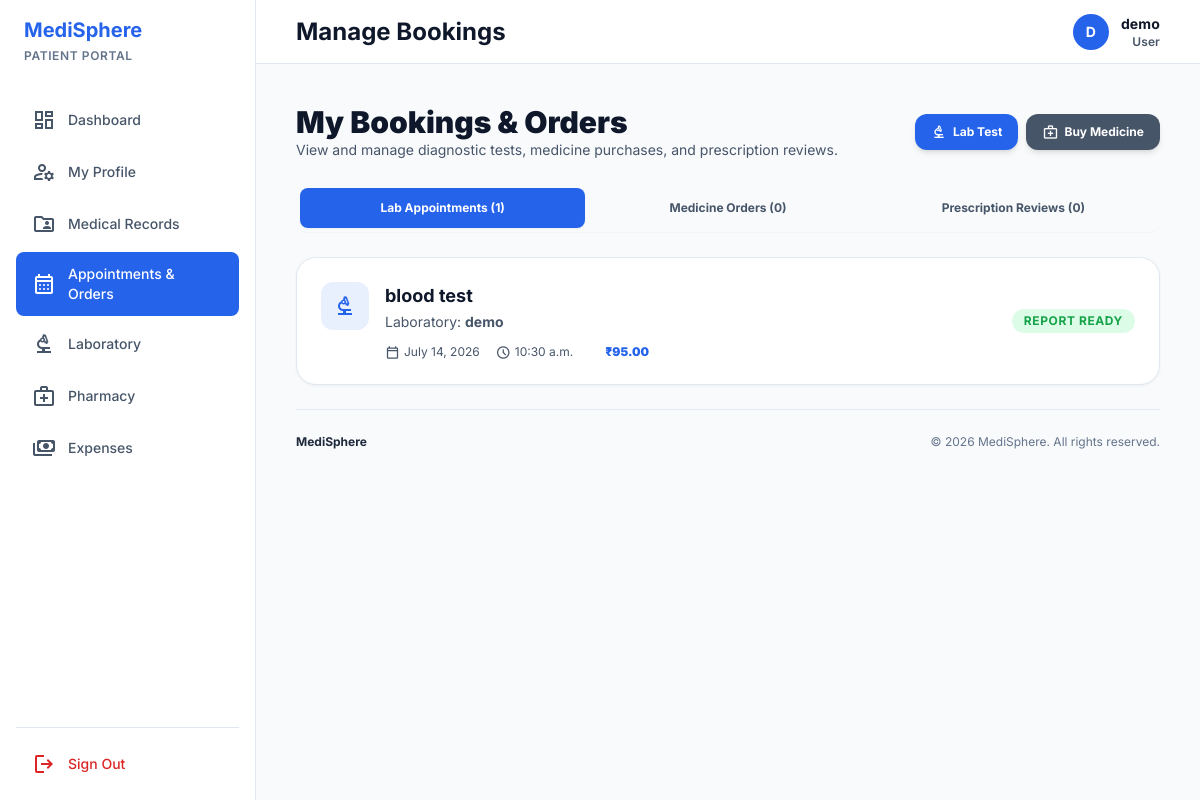
/appointments/ (signed in), run on the app's committed database.
### medisphere/models.py (models this page shows, shortened)
class UserProfile(models.Model):
    ROLE_CHOICES = [
        ('user', 'User'),
        ('laboratory', 'Laboratory'),
        ('medical_store', 'Medical Store'),
    ]
    GENDER_CHOICES = [
        ('male', 'Male'),
        ('female', 'Female'),
        ('non_binary', 'Non-binary'),
        ('other', 'Other'),
    ]
    BLOOD_GROUP_CHOICES = [
        ('A+', 'A+'), ('A-', 'A-'),
        ('B+', 'B+'), ('B-', 'B-'),
        ('AB+', 'AB+'), ('AB-', 'AB-'),
        ('O+', 'O+'), ('O-', 'O-'),
    ]
    user = models.OneToOneField(User, on_delete=models.CASCADE, related_name='profile')
    role = models.CharField(max_length=20, choices=ROLE_CHOICES, default='user')
    phone = models.CharField(max_length=20, blank=True, null=True)
    business_name = models.CharField(max_length=200, blank=True, null=True)
    license_number = models.CharField(max_length=100, blank=True, null=True)
    business_image = models.FileField(upload_to='business_images/', blank=True, null=True)
    other_info = models.TextField(blank=True, null=True)
    date_of_birth = models.DateField(blank=True, null=True)
    age = models.PositiveIntegerField(blank=True, null=True)
    gender = models.CharField(max_length=20, choices=GENDER_CHOICES, blank=True, null=True)
    address = models.TextField(blank=True, null=True)
    blood_group = models.CharField(max_length=5, choices=BLOOD_GROUP_CHOICES, blank=True, null=True)
    height_cm = models.DecimalField(max_digits=5, decimal_places=1, blank=True, null=True)
    weight_kg = models.DecimalField(max_digits=5, decimal_places=1, blank=True, null=True)
    bmi = models.DecimalField(max_digits=4, decimal_places=1, blank=True, null=True)
    disease_name = models.CharField(max_length=200, blank=True, null=True)
    treatment_duration_years = models.DecimalField(max_digits=4, decimal_places=1, blank=True, null=True)
    allergy_medicine = models.TextField(blank=True, null=True)
    allergy_food = models.TextField(blank=True, null=True)
    allergy_other = models.TextField(blank=True, null=True)
    emergency_contact_name = models.CharField(max_length=100, blank=True, null=True)
    emergency_contact_phone = models.CharField(max_length=20, blank=True, null=True)
    doctor_name = models.CharField(max_length=100, blank=True, null=True)
    doctor_specialization = models.CharField(max_length=100, blank=True, null=True)
    doctor_phone = models.CharField(max_length=20, blank=True, null=True)
    doctor_hospital = models.CharField(max_length=200, blank=True, null=True)
    profile_completed = models.BooleanField(default=False)
    first_login_done = models.BooleanField(default=False)
    created_at = models.DateTimeField(auto_now_add=True)

class LabAppointment(models.Model):
    STATUS_CHOICES = [
        ('pending', 'Pending Confirmation'),
        ('confirmed', 'Confirmed'),
        ('sample_collected', 'Sample Collected'),
        ('report_ready', 'Report Ready'),
        ('cancelled', 'Cancelled'),
    ]
    profile = models.ForeignKey(
        UserProfile, on_delete=models.CASCADE, related_name='lab_appointments'
    )
    laboratory = models.ForeignKey(
        UserProfile, on_delete=models.CASCADE, related_name='received_appointments'
    )
    lab_test = models.ForeignKey(
        LabTest, on_delete=models.CASCADE, related_name='appointments'
    )
    appointment_date = models.DateField()
    appointment_time = models.TimeField(blank=True, null=True)
    is_home_collection = models.BooleanField(default=False)
    collection_address = models.TextField(blank=True, null=True)
    notes = models.TextField(blank=True, null=True)
    status = models.CharField(max_length=20, choices=STATUS_CHOICES, default='pending')
    created_at = models.DateTimeField(auto_now_add=True)
    class Meta:
        ordering = ['-appointment_date', '-created_at']

class LabTest(models.Model):
    CATEGORY_CHOICES = [
        ('blood_test', 'Blood Test'),
        ('urine_test', 'Urine Test'),
        ('xray', 'X-Ray'),
        ('mri', 'MRI'),
        ('ct_scan', 'CT Scan'),
        ('ultrasound', 'Ultrasound'),
        ('ecg', 'ECG'),
        ('other', 'Other'),
    ]
    laboratory = models.ForeignKey(
        UserProfile, on_delete=models.CASCADE, related_name='lab_tests'
    )
    name = models.CharField(max_length=200)
    category = models.CharField(max_length=30, choices=CATEGORY_CHOICES, default='other')
    description = models.TextField(blank=True, null=True)
    price = models.DecimalField(max_digits=10, decimal_places=2)
    is_available = models.BooleanField(default=True)
    is_home_sample_collection = models.BooleanField(default=False)
    turnaround_hours = models.PositiveIntegerField(blank=True, null=True, help_text="Expected result delivery in hours")
    created_at = models.DateTimeField(auto_now_add=True)
    class Meta:
        ordering = ['category', 'name']

### medisphere/views.py (the view)
# urls.py: path('appointments/', views.user_appointments_view, name='user_appointments'),
@login_required(login_url='login')
def user_appointments_view(request):
    try:
        profile = request.user.profile
    except UserProfile.DoesNotExist:
        profile = UserProfile.objects.create(user=request.user)
    if profile.role == 'laboratory':
        return redirect('lab_dashboard')
    if profile.role == 'medical_store':
        return redirect('pharmacy_dashboard')
    appointments = LabAppointment.objects.filter(profile=profile).select_related(
        'lab_test', 'laboratory'
    ).order_by('-appointment_date', '-created_at')
    medicine_orders = MedicineOrder.objects.filter(profile=profile).select_related(
        'medicine', 'pharmacy'
    ).order_by('-created_at')
    prescription_orders = PrescriptionOrder.objects.filter(profile=profile).select_related(
        'pharmacy'
    ).order_by('-created_at')
    context = {
        'user': request.user,
        'profile': profile,
        'appointments': appointments,
        'medicine_orders': medicine_orders,
        'prescription_orders': prescription_orders,
    }
    return render(request, 'user_appointments.html', context)

### medisphere/templates/user_appointments.html (shortened to what this page needs)
<!doctype html>
<html class="light" lang="en">
  <head>
    {% include 'tailwind_setup.html' %}
  </head>
  <body class="min-h-screen flex">
    <aside
      class="h-screen sticky top-0 w-64 flex-col bg-white border-r border-slate-200 hidden md:flex p-4 gap-2 z-50"
    >
      <div class="mb-6 px-2">
        <a href="{% url 'landing_page' %}" class="flex items-center gap-2">
          <h1 class="text-xl font-bold text-primary">MediSphere</h1>
        </a>
        <p
          class="text-xs text-slate-500 uppercase tracking-wider font-semibold mt-1"
        >
          Patient Portal
        </p>
      </div>
      <nav class="flex-1 space-y-1">
        <a
          class="flex items-center gap-3 px-4 py-3 text-slate-600 hover:bg-slate-100 rounded-lg transition-colors"
          href="{% url 'user_dashboard' %}"
        >
          <span class="material-symbols-outlined">dashboard</span
          ><span class="text-sm font-medium">Dashboard</span>
        </a>
        <a
          class="flex items-center gap-3 px-4 py-3 text-slate-600 hover:bg-slate-100 rounded-lg transition-colors"
          href="{% url 'user_profile' %}"
        >
          <span class="material-symbols-outlined">manage_accounts</span
          ><span class="text-sm font-medium">My Profile</span>
        </a>
        <a
          class="flex items-center gap-3 px-4 py-3 text-slate-600 hover:bg-slate-100 rounded-lg transition-colors"
          href="{% url 'medical_reports' %}"
        >
          <span class="material-symbols-outlined">folder_shared</span
          ><span class="text-sm font-medium">Medical Records</span>
        </a>
        <a
          class="flex items-center gap-3 px-4 py-3 bg-primary text-white font-semibold rounded-lg"
          href="{% url 'user_appointments' %}"
        >
          <span class="material-symbols-outlined">calendar_month</span
          ><span class="text-sm font-medium">Appointments & Orders</span>
        </a>
        <a
          class="flex items-center gap-3 px-4 py-3 text-slate-600 hover:bg-slate-100 rounded-lg transition-colors"
          href="{% url 'user_lab' %}"
        >
          <span class="material-symbols-outlined">biotech</span
          ><span class="text-sm font-medium">Laboratory</span>
        </a>
        <a
          class="flex items-center gap-3 px-4 py-3 text-slate-600 hover:bg-slate-100 rounded-lg transition-colors"
          href="{% url 'user_pharmacy' %}"
        >
          <span class="material-symbols-outlined">medical_services</span
          ><span class="text-sm font-medium">Pharmacy</span>
        </a>
        <a
          class="flex items-center gap-3 px-4 py-3 text-slate-600 hover:bg-slate-100 rounded-lg transition-colors"
          href="{% url 'expenses' %}"
        >
          <span class="material-symbols-outlined">payments</span>
          <span class="text-sm font-medium">Expenses</span>
        </a>
      </nav>
      <div class="mt-auto pt-4 border-t border-slate-200">
        <a
          class="flex items-center gap-3 px-4 py-2 text-red-600 hover:bg-red-50 rounded-lg"
          href="{% url 'logout' %}"
        >
          <span class="material-symbols-outlined">logout</span
          ><span class="text-sm font-medium">Sign Out</span>
        </a>
      </div>
    </aside>
    <main class="flex-1 flex flex-col min-w-0 overflow-y-auto">
      <header
        class="sticky top-0 bg-white border-b border-slate-200 flex items-center justify-between px-10 h-16 z-40"
      >
        <h2 class="font-bold text-2xl text-on-surface">Manage Bookings</h2>
        <div class="flex items-center gap-3">
          <div
            class="w-9 h-9 rounded-full bg-primary flex items-center justify-center text-white font-bold text-label-md"
          >
            {{ user.first_name|first|upper }}{{ user.last_name|first|upper }}
          </div>
          <div class="hidden sm:block text-right">
              <p class="font-label-md text-label-md font-bold text-on-surface">
                {{ user.get_full_name|default:user.username }}
              </p>
              <p class="font-label-sm text-label-sm text-on-surface-variant">
                {% if profile %}{{ profile.get_role_display }}{% else %}Member{% endif %}
              </p>
          </div>
        </div>
      </header>
      <div class="p-10 max-w-5xl w-full mx-auto space-y-6 animate-fade-up">
        <div
          class="flex flex-col sm:flex-row justify-between items-start sm:items-center gap-4 mb-6"
        >
          <div>
            <h1 class="text-3xl font-black text-on-surface">
              My Bookings &amp; Orders
            </h1>
            <p class="text-sm text-on-surface-variant">
              View and manage diagnostic tests, medicine purchases, and
              prescription reviews.
            </p>
          </div>
          <div class="flex gap-2">
            <a
              href="{% url 'user_lab' %}"
              class="bg-primary text-white font-bold text-xs px-4 py-2.5 rounded-xl hover:bg-primary/95 transition-all shadow-md flex items-center gap-1.5"
            >
              <span class="material-symbols-outlined text-[16px]">biotech</span>
              Lab Test
            </a>
            <a
              href="{% url 'user_pharmacy' %}"
              class="bg-secondary text-white font-bold text-xs px-4 py-2.5 rounded-xl hover:bg-secondary/95 transition-all shadow-md flex items-center gap-1.5"
            >
              <span class="material-symbols-outlined text-[16px]"
                >medical_services</span
              >
              Buy Medicine
            </a>
          </div>
        </div>
        <div
          class="flex border-b border-outline-variant/30 mb-6 bg-surface-container-low p-1 rounded-xl"
        >
          <button
            onclick="switchCategory('lab')"
            id="tab-lab"
            class="flex-1 text-center font-bold text-xs py-3 rounded-lg bg-primary text-white transition-all shadow-sm"
          >
            Lab Appointments ({{ appointments|length }})
          </button>
          <button
            onclick="switchCategory('med')"
            id="tab-med"
            class="flex-1 text-center font-bold text-xs py-3 rounded-lg text-on-surface-variant hover:text-primary transition-all"
          >
            Medicine Orders ({{ medicine_orders|length }})
          </button>
          <button
            onclick="switchCategory('pres')"
            id="tab-pres"
            class="flex-1 text-center font-bold text-xs py-3 rounded-lg text-on-surface-variant hover:text-primary transition-all"
          >
            Prescription Reviews ({{ prescription_orders|length }})
          </button>
        </div>
        <div id="section-lab" class="space-y-4">
          {% if appointments %} {% for appt in appointments %}
          <div
            class="glass-card rounded-[20px] p-6 flex flex-col md:flex-row justify-between items-start md:items-center gap-6"
          >
            <div class="flex items-start gap-4">
              <div
                class="w-12 h-12 bg-primary/10 text-primary rounded-xl flex items-center justify-center flex-shrink-0"
              >
                <span class="material-symbols-outlined text-[24px]"
                  >biotech</span
                >
              </div>
              <div>
                <h3 class="text-lg font-bold text-on-surface">
                  {{ appt.lab_test.name }}
                </h3>
                <p class="text-sm text-on-surface-variant mt-0.5">
                  Laboratory:
                  <strong>{{ appt.laboratory.business_name|default:appt.laboratory.user.get_full_name }}</strong>
                </p>
                <div
                  class="flex flex-wrap items-center gap-x-4 gap-y-1.5 text-xs text-on-surface-variant mt-3"
                >
                  <span class="flex items-center gap-1"
                    ><span class="material-symbols-outlined text-[15px]"
                      >calendar_today</span
                    >{{ appt.appointment_date }}</span
                  >
                  {% if appt.appointment_time %}<span
                    class="flex items-center gap-1"
                    ><span class="material-symbols-outlined text-[15px]"
                      >schedule</span
                    >{{ appt.appointment_time }}</span
                  >{% endif %}
                  <span class="text-primary font-black"
                    >₹{{ appt.lab_test.price }}</span
                  >
                </div>
              </div>
            </div>
            <div class="flex flex-col items-end gap-3 w-full md:w-auto">
              <span
                class="px-3 py-1 rounded-full text-xs font-bold uppercase tracking-wider {% if appt.status == 'pending' %}bg-orange-100 text-orange-500 {% elif appt.status == 'confirmed' %}bg-secondary-container/20 text-on-secondary-container {% elif appt.status == 'sample_collected' %}bg-primary/10 text-primary {% elif appt.status == 'report_ready' %}bg-green-100 text-green-600 {% else %}bg-error/10 text-error{% endif %}"
              >
                {{ appt.get_status_display }}
              </span>
            </div>
          </div>
          {% endfor %} {% endif %}
        </div>
        <footer
          class="py-6 border-t border-slate-200 flex justify-between items-center text-xs text-slate-500"
        >
          <span class="font-bold text-slate-800">MediSphere</span>
          <span>&copy; 2026 MediSphere. All rights reserved.</span>
        </footer>
      </div>
    </main>
  </body>
</html>

### medisphere/templates/user_appointments.html (style rules this page uses)
body { font-family: "Inter", sans-serif; background: #f8fafc; -webkit-font-smoothing: antialiased; }
.material-symbols-outlined { font-variation-settings: "FILL" 0, "wght" 400, "GRAD" 0, "opsz" 24; vertical-align: middle; display: inline-block; line-height: 1; }
.glass-card { background: #ffffff; border: 1px solid #e2e8f0; box-shadow: 0 1px 3px rgba(0, 0, 0, 0.05); }

### data on the page
UserProfile: role "User"
LabAppointment: lab_test.name "blood test", laboratory.business_name "demo", appointment_date "July 14, 2026", appointment_time "10:30 a.m.", lab_test.price "95.00", status "REPORT READY"

### other printed values
{{ user.first_name|first|upper }} "D"
{{ user.get_full_name|default:user.username }} "demo"
{{ appointments|length }} "1"
{{ medicine_orders|length }} "0"
{{ prescription_orders|length }} "0"
